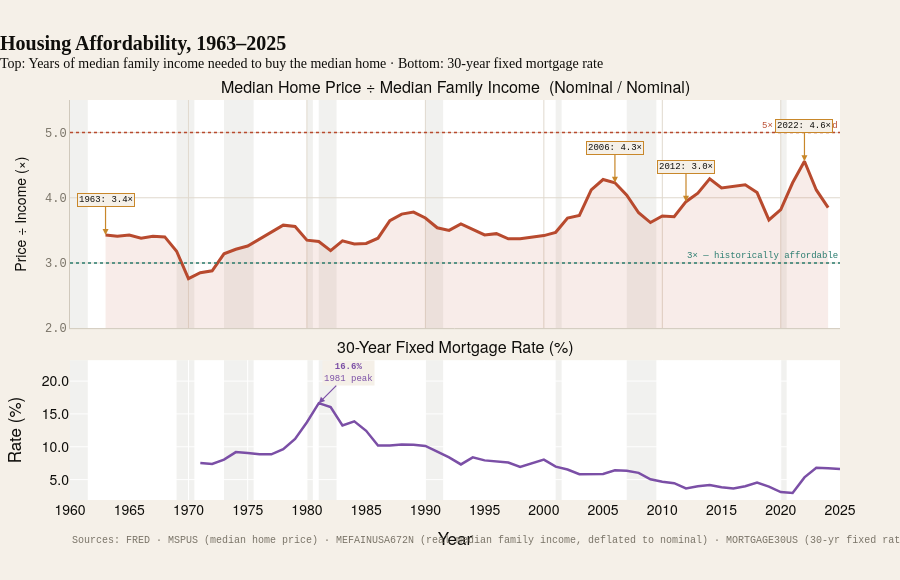

Notebook source saved alongside this figure:
### Markdown cell above
---
## Visualization 4 — "A Home Cost 3× Your Income, Not 5×"
**Static dual-panel chart: Price-to-income ratio + Mortgage rate**

In 1963 the median home cost roughly **3.4× the median family's annual income**.
Today it costs **4–5×** or more — and that's before accounting for the collapse
and recovery of mortgage rates, which further affect monthly payment affordability.

This chart shows **two dimensions of housing affordability**:
- Panel 1: The price-to-income ratio (the structural long-run affordability)
- Panel 2: The 30-year mortgage rate (the monthly payment affordability)

> **Act 1 lesson**: Housing was more expensive than naive accounts suggest even in 1963,
> but the ratio was stable through the 1960s and rose only modestly through 1980.
> The dramatic deterioration comes later — making this a setup for Act 3.

### Code cell
fig4 = make_subplots(
    rows=2, cols=1,
    shared_xaxes=True,
    subplot_titles=(
        'Median Home Price ÷ Median Family Income  (Nominal / Nominal)',
        '30-Year Fixed Mortgage Rate (%)',
    ),
    vertical_spacing=0.08,
    row_heights=[0.62, 0.38],
)

# ── Panel 1: Price-to-income ratio ───────────────────────────
pti_clean = price_to_income.dropna()
years_pti = pti_clean.index.tolist()
vals_pti  = pti_clean.values.tolist()

# Fill under the line
fig4.add_trace(go.Scatter(
    x=years_pti, y=vals_pti,
    fill='tozeroy',
    fillcolor=C.red_fill,
    line=dict(width=0),
    showlegend=False, hoverinfo='skip',
), row=1, col=1)

fig4.add_trace(go.Scatter(
    x=years_pti,
    y=vals_pti,
    mode='lines',
    name='Price-to-Income Ratio',
    line=dict(color=C.red, width=3),
    hovertemplate='<b>%{x}</b><br>Ratio: %{y:.2f}×<extra></extra>',
), row=1, col=1)

# Reference lines: "affordable" zone (≤3×) and "stretched" zone (≥5×)
fig4.add_hline(y=3.0, line_dash='dot', line_color=C.green,
               line_width=1.5,
               annotation_text='3× — historically affordable',
               annotation_position='top right',
               annotation_font=dict(size=9, color=C.green,
                                    family=THEME['font_mono']),
               row=1, col=1)
fig4.add_hline(y=5.0, line_dash='dot', line_color=C.red,
               line_width=1.5,
               annotation_text='5× — stretched',
               annotation_position='top right',
               annotation_font=dict(size=9, color=C.red,
                                    family=THEME['font_mono']),
               row=1, col=1)

# Annotate key years
for yr, label in [(1963,'1963: 3.4×'), (2006,'2006: 4.3×'),
                  (2012,'2012: 3.0×'), (2022,'2022: 4.6×')]:
    if yr in pti_clean.index:
        fig4.add_annotation(
            x=yr, y=pti_clean[yr],
            text=label,
            showarrow=True, arrowhead=2, arrowcolor=C.gold,
            arrowwidth=1.2,
            font=dict(size=9, color=C.text, family=THEME['font_mono']),
            bgcolor=THEME['background'],
            bordercolor=C.gold, borderwidth=1,
            ax=0, ay=-35,
            row=1, col=1,
        )

# ── Panel 2: Mortgage rate ────────────────────────────────────
s_mort_clean = s_mortgage.dropna()
fig4.add_trace(go.Scatter(
    x=s_mort_clean.index.tolist(),
    y=s_mort_clean.values.tolist(),
    mode='lines',
    name='30-yr Mortgage Rate',
    line=dict(color=C.purple, width=2.5),
    hovertemplate='<b>%{x}</b><br>Rate: %{y:.2f}%<extra></extra>',
), row=2, col=1)

# Annotate the 1981 peak
peak_yr = int(s_mort_clean.idxmax())
peak_val = float(s_mort_clean.max())
fig4.add_annotation(
    x=peak_yr, y=peak_val,
    text=f'<b>{peak_val:.1f}%</b><br>1981 peak',
    showarrow=True, arrowhead=2, arrowcolor=C.purple,
    arrowwidth=1.2,
    font=dict(size=9, color=C.purple, family=THEME['font_mono']),
    bgcolor=THEME['background'],
    ax=30, ay=-30,
    row=2, col=1,
)

add_recession_bands(fig4, row=1, col=1)
add_recession_bands(fig4, row=2, col=1)
apply_theme(fig4)

fig4.update_layout(
    title=dict(
        text='<b>Housing Affordability, 1963–2025</b><br>'
             '<sup>Top: Years of median family income needed to buy the median home · '
             'Bottom: 30-year fixed mortgage rate</sup>',
        font=dict(size=THEME['font_size']['lg'], family=THEME['font']),
    ),
    height=580,
    showlegend=False,
    margin=dict(t=100, b=80, l=70, r=60),
)

fig4.update_yaxes(
    title_text='Price ÷ Income (×)',
    range=[2.0, 5.5],
    tickformat='.1f',
    row=1, col=1,
)
fig4.update_yaxes(
    title_text='Rate (%)',
    tickformat='.1f',
    row=2, col=1,
)
fig4.update_xaxes(
    title_text='Year',
    tickmode='linear', dtick=5,
    row=2, col=1,
)

watermark(fig4, 'Sources: FRED · MSPUS (median home price) · '
                'MEFAINUSA672N (real median family income, deflated to nominal) · '
                'MORTGAGE30US (30-yr fixed rate, Freddie Mac)')
fig4.show()

print("\n── Price-to-income ratio at key years ──────────────────────────────")
for yr in [1963, 1967, 1970, 1973, 1980, 1990, 2000, 2007, 2012, 2020, 2022, 2024]:
    if yr in pti_clean.index:
        flag = ' ← STRETCHED' if pti_clean[yr] >= 5 else (
               ' ← AFFORDABLE' if pti_clean[yr] <= 3 else '')
        print(f"  {yr}: {pti_clean[yr]:.2f}×{flag}")

### Figure 1 — Plotly figure (JSON) as saved in the notebook; plotly's stock layout.template omitted (floating-point values rounded to 4 significant figures)
{"data": [{"fill": "tozeroy", "fillcolor": "rgba(184, 74, 46, 0.10)", "hoverinfo": "skip", "line": {"width": 0}, "showlegend": false, "type": "scatter", "x": [1963, 1964, 1965, 1966, 1967, 1968, 1969, 1970, 1971, 1972, 1973, 1974, 1975, 1976, 1977, 1978, 1979, 1980, 1981, 1982, 1983, 1984, 1985, 1986, 1987, 1988, 1989, 1990, 1991, 1992, 1993, 1994, 1995, 1996, 1997, 1998, 1999, 2000, 2001, 2002, 2003, 2004, 2005, 2006, 2007, 2008, 2009, 2010, 2011, 2012, 2013, 2014, 2015, 2016, 2017, 2018, 2019, 2020, 2021, 2022, 2023, 2024], "xaxis": "x", "y": [3.43, 3.41, 3.43, 3.38, 3.41, 3.4, 3.18, 2.76, 2.85, 2.88, 3.14, 3.21, 3.26, 3.37, 3.48, 3.58, 3.56, 3.35, 3.33, 3.19, 3.34, 3.29, 3.3, 3.38, 3.65, 3.75, 3.78, 3.69, 3.54, 3.5, 3.6, 3.52, 3.43, 3.45, 3.37, 3.37, 3.39, 3.42, 3.47, 3.69, 3.73, 4.12, 4.28, 4.23, 4.04, 3.77, 3.62, 3.72, 3.71, 3.94, 4.07, 4.29, 4.15, 4.17, 4.2, 4.08, 3.66, 3.82, 4.23, 4.56, 4.12, 3.85], "yaxis": "y"}, {"hovertemplate": "<b>%{x}</b><br>Ratio: %{y:.2f}×<extra></extra>", "line": {"color": "#B84A2E", "width": 3}, "mode": "lines", "name": "Price-to-Income Ratio", "type": "scatter", "x": [1963, 1964, 1965, 1966, 1967, 1968, 1969, 1970, 1971, 1972, 1973, 1974, 1975, 1976, 1977, 1978, 1979, 1980, 1981, 1982, 1983, 1984, 1985, 1986, 1987, 1988, 1989, 1990, 1991, 1992, 1993, 1994, 1995, 1996, 1997, 1998, 1999, 2000, 2001, 2002, 2003, 2004, 2005, 2006, 2007, 2008, 2009, 2010, 2011, 2012, 2013, 2014, 2015, 2016, 2017, 2018, 2019, 2020, 2021, 2022, 2023, 2024], "xaxis": "x", "y": [3.43, 3.41, 3.43, 3.38, 3.41, 3.4, 3.18, 2.76, 2.85, 2.88, 3.14, 3.21, 3.26, 3.37, 3.48, 3.58, 3.56, 3.35, 3.33, 3.19, 3.34, 3.29, 3.3, 3.38, 3.65, 3.75, 3.78, 3.69, 3.54, 3.5, 3.6, 3.52, 3.43, 3.45, 3.37, 3.37, 3.39, 3.42, 3.47, 3.69, 3.73, 4.12, 4.28, 4.23, 4.04, 3.77, 3.62, 3.72, 3.71, 3.94, 4.07, 4.29, 4.15, 4.17, 4.2, 4.08, 3.66, 3.82, 4.23, 4.56, 4.12, 3.85], "yaxis": "y"}, {"hovertemplate": "<b>%{x}</b><br>Rate: %{y:.2f}%<extra></extra>", "line": {"color": "#7B4FA6", "width": 2.5}, "mode": "lines", "name": "30-yr Mortgage Rate", "type": "scatter", "x": [1971, 1972, 1973, 1974, 1975, 1976, 1977, 1978, 1979, 1980, 1981, 1982, 1983, 1984, 1985, 1986, 1987, 1988, 1989, 1990, 1991, 1992, 1993, 1994, 1995, 1996, 1997, 1998, 1999, 2000, 2001, 2002, 2003, 2004, 2005, 2006, 2007, 2008, 2009, 2010, 2011, 2012, 2013, 2014, 2015, 2016, 2017, 2018, 2019, 2020, 2021, 2022, 2023, 2024, 2025], "xaxis": "x2", "y": [7.54, 7.38, 8.04, 9.19, 9.05, 8.87, 8.85, 9.64, 11.2, 13.74, 16.64, 16.04, 13.24, 13.88, 12.43, 10.19, 10.21, 10.34, 10.32, 10.13, 9.25, 8.39, 7.31, 8.38, 7.93, 7.81, 7.6, 6.94, 7.44, 8.05, 6.97, 6.54, 5.83, 5.84, 5.87, 6.41, 6.34, 6.03, 5.04, 4.69, 4.45, 3.66, 3.98, 4.17, 3.85, 3.65, 3.99, 4.54, 3.94, 3.11, 2.96, 5.34, 6.81, 6.72, 6.6], "yaxis": "y2"}], "layout": {"annotations": [{"font": {"size": 16}, "showarrow": false, "text": "Median Home Price ÷ Median Family Income  (Nominal / Nominal)", "x": 0.5, "xanchor": "center", "xref": "paper", "y": 1, "yanchor": "bottom", "yref": "paper"}, {"font": {"size": 16}, "showarrow": false, "text": "30-Year Fixed Mortgage Rate (%)", "x": 0.5, "xanchor": "center", "xref": "paper", "y": 0.3496, "yanchor": "bottom", "yref": "paper"}, {"font": {"color": "#2A7C6F", "family": "DM Mono, JetBrains Mono, Courier New, monospace", "size": 9}, "showarrow": false, "text": "3× — historically affordable", "x": 1, "xanchor": "right", "xref": "x domain", "y": 3, "yanchor": "bottom", "yref": "y"}, {"font": {"color": "#B84A2E", "family": "DM Mono, JetBrains Mono, Courier New, monospace", "size": 9}, "showarrow": false, "text": "5× — stretched", "x": 1, "xanchor": "right", "xref": "x domain", "y": 5, "yanchor": "bottom", "yref": "y"}, {"arrowcolor": "#C8872A", "arrowhead": 2, "arrowwidth": 1.2, "ax": 0, "ay": -35, "bgcolor": "#F5F0E8", "bordercolor": "#C8872A", "borderwidth": 1, "font": {"color": "#0F0E0B", "family": "DM Mono, JetBrains Mono, Courier New, monospace", "size": 9}, "showarrow": true, "text": "1963: 3.4×", "x": 1963, "xref": "x", "y": 3.43, "yref": "y"}, {"arrowcolor": "#C8872A", "arrowhead": 2, "arrowwidth": 1.2, "ax": 0, "ay": -35, "bgcolor": "#F5F0E8", "bordercolor": "#C8872A", "borderwidth": 1, "font": {"color": "#0F0E0B", "family": "DM Mono, JetBrains Mono, Courier New, monospace", "size": 9}, "showarrow": true, "text": "2006: 4.3×", "x": 2006, "xref": "x", "y": 4.23, "yref": "y"}, {"arrowcolor": "#C8872A", "arrowhead": 2, "arrowwidth": 1.2, "ax": 0, "ay": -35, "bgcolor": "#F5F0E8", "bordercolor": "#C8872A", "borderwidth": 1, "font": {"color": "#0F0E0B", "family": "DM Mono, JetBrains Mono, Courier New, monospace", "size": 9}, "showarrow": true, "text": "2012: 3.0×", "x": 2012, "xref": "x", "y": 3.94, "yref": "y"}, {"arrowcolor": "#C8872A", "arrowhead": 2, "arrowwidth": 1.2, "ax": 0, "ay": -35, "bgcolor": "#F5F0E8", "bordercolor": "#C8872A", "borderwidth": 1, "font": {"color": "#0F0E0B", "family": "DM Mono, JetBrains Mono, Courier New, monospace", "size": 9}, "showarrow": true, "text": "2022: 4.6×", "x": 2022, "xref": "x", "y": 4.56, "yref": "y"}, {"arrowcolor": "#7B4FA6", "arrowhead": 2, "arrowwidth": 1.2, "ax": 30, "ay": -30, "bgcolor": "#F5F0E8", "font": {"color": "#7B4FA6", "family": "DM Mono, JetBrains Mono, Courier New, monospace", "size": 9}, "showarrow": true, "text": "<b>16.6%</b><br>1981 peak", "x": 1981, "xref": "x2", "y": 16.64, "yref": "y2"}, {"align": "left", "font": {"color": "#7A7468", "family": "DM Mono, JetBrains Mono, Courier New, monospace", "size": 10}, "showarrow": false, "text": "Sources: FRED · MSPUS (median home price) · MEFAINUSA672N (real median family income, deflated to nominal) · MORTGAGE30US (30-yr fixed rate, Freddie Mac)", "x": 0, "xref": "paper", "y": -0.12, "yref": "paper"}], "colorway": ["#2A6FAF", "#B84A2E", "#C8872A", "#2A7C6F", "#7B4FA6", "#C87028", "#7A7468"], "font": {"color": "#0F0E0B", "family": "DM Sans, Helvetica Neue, Arial, sans-serif", "size": 14}, "height": 580, "hoverlabel": {"bgcolor": "#FFFFFF", "bordercolor": "#D0C9BC", "font": {"color": "#0F0E0B", "family": "DM Sans, Helvetica Neue, Arial, sans-serif", "size": 12}}, "legend": {"bgcolor": "rgba(0,0,0,0)", "bordercolor": "rgba(0,0,0,0)", "font": {"color": "#0F0E0B", "family": "DM Sans, Helvetica Neue, Arial, sans-serif", "size": 12}}, "margin": {"b": 80, "l": 70, "r": 60, "t": 100}, "paper_bgcolor": "#F5F0E8", "plot_bgcolor": "#FFFFFF", "shapes": [{"line": {"color": "#2A7C6F", "dash": "dot", "width": 1.5}, "type": "line", "x0": 0, "x1": 1, "xref": "x domain", "y0": 3, "y1": 3, "yref": "y"}, {"line": {"color": "#B84A2E", "dash": "dot", "width": 1.5}, "type": "line", "x0": 0, "x1": 1, "xref": "x domain", "y0": 5, "y1": 5, "yref": "y"}, {"fillcolor": "rgba(122,116,104,0.10)", "layer": "below", "line": {"width": 0}, "type": "rect", "x0": 1960, "x1": 1962.0, "xref": "x", "y0": 0, "y1": 1, "yref": "y domain"}, {"fillcolor": "rgba(122,116,104,0.10)", "layer": "below", "line": {"width": 0}, "type": "rect", "x0": 1969, "x1": 1970.0, "xref": "x", "y0": 0, "y1": 1, "yref": "y domain"}, {"fillcolor": "rgba(122,116,104,0.10)", "layer": "below", "line": {"width": 0}, "type": "rect", "x0": 1973, "x1": 1976.0, "xref": "x", "y0": 0, "y1": 1, "yref": "y domain"}, {"fillcolor": "rgba(122,116,104,0.10)", "layer": "below", "line": {"width": 0}, "type": "rect", "x0": 1980, "x1": 1980.0, "xref": "x", "y0": 0, "y1": 1, "yref": "y domain"}, {"fillcolor": "rgba(122,116,104,0.10)", "layer": "below", "line": {"width": 0}, "type": "rect", "x0": 1981, "x1": 1982.0, "xref": "x", "y0": 0, "y1": 1, "yref": "y domain"}, {"fillcolor": "rgba(122,116,104,0.10)", "layer": "below", "line": {"width": 0}, "type": "rect", "x0": 1990, "x1": 1992.0, "xref": "x", "y0": 0, "y1": 1, "yref": "y domain"}, {"fillcolor": "rgba(122,116,104,0.10)", "layer": "below", "line": {"width": 0}, "type": "rect", "x0": 2001, "x1": 2002.0, "xref": "x", "y0": 0, "y1": 1, "yref": "y domain"}, {"fillcolor": "rgba(122,116,104,0.10)", "layer": "below", "line": {"width": 0}, "type": "rect", "x0": 2007, "x1": 2010.0, "xref": "x", "y0": 0, "y1": 1, "yref": "y domain"}, {"fillcolor": "rgba(122,116,104,0.10)", "layer": "below", "line": {"width": 0}, "type": "rect", "x0": 2020, "x1": 2020.0, "xref": "x", "y0": 0, "y1": 1, "yref": "y domain"}, {"fillcolor": "rgba(122,116,104,0.10)", "layer": "below", "line": {"width": 0}, "type": "rect", "x0": 1960, "x1": 1962.0, "xref": "x2", "y0": 0, "y1": 1, "yref": "y2 domain"}, {"fillcolor": "rgba(122,116,104,0.10)", "layer": "below", "line": {"width": 0}, "type": "rect", "x0": 1969, "x1": 1970.0, "xref": "x2", "y0": 0, "y1": 1, "yref": "y2 domain"}, {"fillcolor": "rgba(122,116,104,0.10)", "layer": "below", "line": {"width": 0}, "type": "rect", "x0": 1973, "x1": 1976.0, "xref": "x2", "y0": 0, "y1": 1, "yref": "y2 domain"}, {"fillcolor": "rgba(122,116,104,0.10)", "layer": "below", "line": {"width": 0}, "type": "rect", "x0": 1980, "x1": 1980.0, "xref": "x2", "y0": 0, "y1": 1, "yref": "y2 domain"}, {"fillcolor": "rgba(122,116,104,0.10)", "layer": "below", "line": {"width": 0}, "type": "rect", "x0": 1981, "x1": 1982.0, "xref": "x2", "y0": 0, "y1": 1, "yref": "y2 domain"}, {"fillcolor": "rgba(122,116,104,0.10)", "layer": "below", "line": {"width": 0}, "type": "rect", "x0": 1990, "x1": 1992.0, "xref": "x2", "y0": 0, "y1": 1, "yref": "y2 domain"}, {"fillcolor": "rgba(122,116,104,0.10)", "layer": "below", "line": {"width": 0}, "type": "rect", "x0": 2001, "x1": 2002.0, "xref": "x2", "y0": 0, "y1": 1, "yref": "y2 domain"}, {"fillcolor": "rgba(122,116,104,0.10)", "layer": "below", "line": {"width": 0}, "type": "rect", "x0": 2007, "x1": 2010.0, "xref": "x2", "y0": 0, "y1": 1, "yref": "y2 domain"}, {"fillcolor": "rgba(122,116,104,0.10)", "layer": "below", "line": {"width": 0}, "type": "rect", "x0": 2020, "x1": 2020.0, "xref": "x2", "y0": 0, "y1": 1, "yref": "y2 domain"}], "showlegend": false, "title": {"font": {"color": "#0F0E0B", "family": "Playfair Display, Georgia, serif", "size": 20}, "pad": {"l": 0}, "text": "<b>Housing Affordability, 1963–2025</b><br><sup>Top: Years of median family income needed to buy the median home · Bottom: 30-year fixed mortgage rate</sup>", "x": 0, "xanchor": "left"}, "xaxis": {"anchor": "y", "domain": [0, 1], "gridcolor": "#E0D9CE", "linecolor": "#D0C9BC", "matches": "x2", "showticklabels": false, "tickcolor": "#D0C9BC", "tickfont": {"color": "#7A7468", "family": "DM Mono, JetBrains Mono, Courier New, monospace", "size": 12}, "title": {"font": {"color": "#0F0E0B", "size": 14}}, "zerolinecolor": "#E0D9CE"}, "xaxis2": {"anchor": "y2", "domain": [0, 1], "dtick": 5, "tickmode": "linear", "title": {"text": "Year"}}, "yaxis": {"anchor": "x", "domain": [0.4296, 1], "gridcolor": "#E0D9CE", "linecolor": "#D0C9BC", "range": [2, 5.5], "tickcolor": "#D0C9BC", "tickfont": {"color": "#7A7468", "family": "DM Mono, JetBrains Mono, Courier New, monospace", "size": 12}, "tickformat": ".1f", "title": {"font": {"color": "#0F0E0B", "size": 14}, "text": "Price ÷ Income (×)"}, "zerolinecolor": "#E0D9CE"}, "yaxis2": {"anchor": "x2", "domain": [0, 0.3496], "tickformat": ".1f", "title": {"text": "Rate (%)"}}}}
